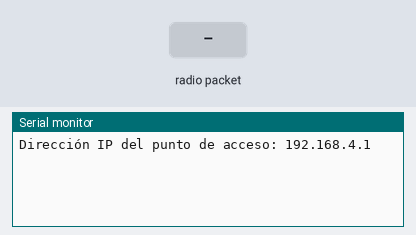
This sketch was run on a simulated ESP32. On the bench: the last lines printed to the serial monitor. The inputs (shaded band) are chosen by the test bench. No radio packets arrive unless stated.

Above: at 1.2 s.
1.3 s: radio packet "Latitud:" arrives
At 2.3 s:
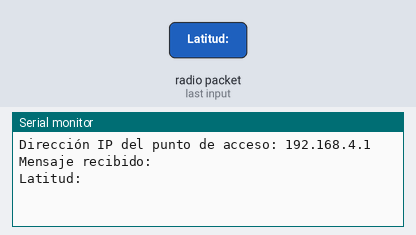
2.8 s: radio packet "Longitud:" arrives
At 3.4 s:
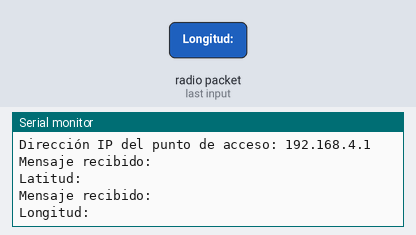
4.3 s: radio packet "1" arrives
At 5.7 s:
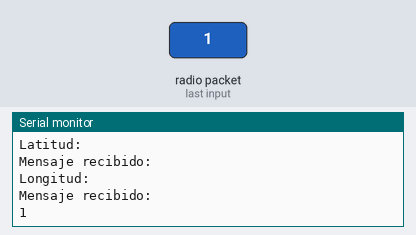

Measured:
- after the input at 1.3 s, the serial monitor: prints a new line at once (image 1)
- after the input at 2.8 s, the serial monitor: prints a new line at once (image 2)
- after the input at 4.3 s, the serial monitor: prints a new line at once (image 3)

The sketch:

EMISOR_GPS.ino
```cpp
#include <WiFi.h>
#include <TinyGPS++.h>
#include <HardwareSerial.h>
#include <SPI.h>
#include <RF24.h>

#define RXPin 16  // Pin RX del GPS conectado al pin 16 del ESP32
#define TXPin 17  // Pin TX del GPS conectado al pin 17 del ESP32

RF24 radio(4, 5); // CE, CSN
char receivedText[50]; // Almacenar el mensaje recibido
const char* ssid = "SENTINEL";                             // Nombre de tu red Wi-Fi
const char* password = "12345678";                      // Contraseña de tu red Wi-Fi
HardwareSerial GPSSerial(1);  // Utiliza Serial1 para comunicarse con el módulo GPS
TinyGPSPlus gps;


void setup() {
  Serial.begin(9600);                                 // Inicia la comunicación serie a una velocidad de 115200 bps

  WiFi.softAP(ssid, password);                          // Inicia el modo de punto de acceso Wi-Fi con el nombre de red y contraseña especificados

  IPAddress myIP = WiFi.softAPIP();                      // Obtiene la dirección IP asignada al punto de acceso
  Serial.print("Dirección IP del punto de acceso: ");
  Serial.println(myIP);                                 // Imprime la dirección IP del punto de acceso en el monitor serial
  radio.begin();
  radio.openReadingPipe(1, 0xF0F0F0E1LL); // Dirección del emisor
  radio.setPALevel(RF24_PA_LOW); // Establecer la potencia de recepción (ajústala según sea necesario)
  radio.startListening();
}

void loop() {
  // Tu código aquí
   //while (GPSSerial.available() > 0) {
   // gps.encode(GPSSerial.read());
   // if (gps.location.isUpdated()) {
    //  double latitude = gps.location.lat();
     // double longitude = gps.location.lng();

     // Serial.print("Latitud: ");
     // Serial.println(latitude, 6); // 6 decimales de precisión
     // Serial.print("Longitud: ");
     // Serial.println(longitude, 6); // 6 decimales de precisión
    //}
 // }
  if (radio.available()) {
    radio.read(&receivedText, sizeof(receivedText)); // Lee el mensaje recibido
    Serial.println("Mensaje recibido:");
    Serial.println(receivedText); // Imprime el mensaje en el puerto serie

    // Si el mensaje contiene datos de ubicación GPS
    if (strstr(receivedText, "Latitud:") && strstr(receivedText, "Longitud:")) {
      Serial.println("Datos de ubicación GPS recibidos:");
      Serial.println(receivedText); // Imprime los datos de ubicación GPS en el puerto serie
    }
  }
}
```
